Frame 1 (no input): blank canvas, image omitted
Frame 60 (no input): blank canvas, image omitted
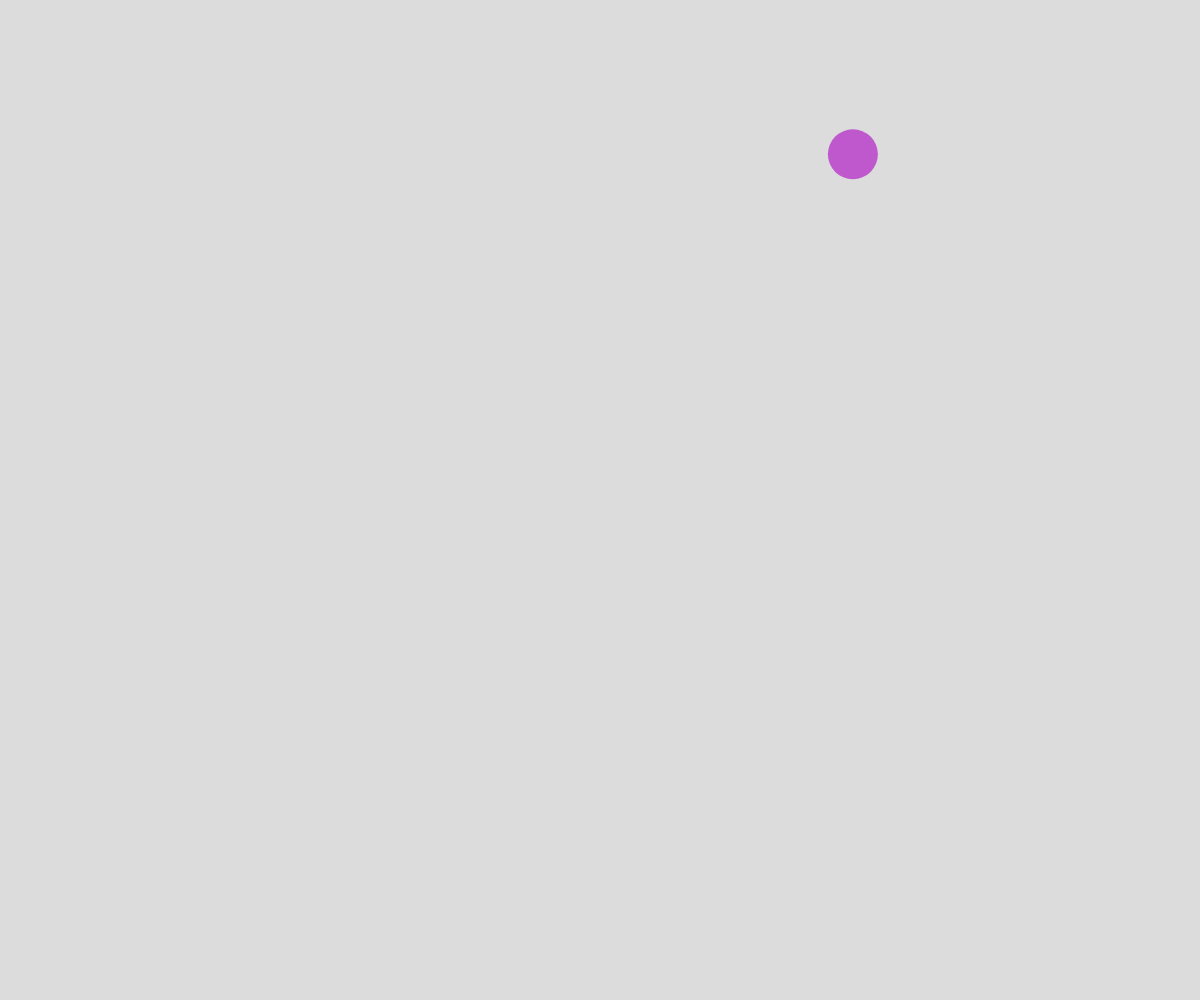
Frame 120 (the mouse pressed at the canvas centre since frame 60)

The p5.js sketch whose frames 1 and 60 were blank and that drew this single picture after the mouse press (run headless with seeded random() and noise() and a simulated clock; from frame 60 on, the mouse is pressed at the canvas centre):

// p5.js sketch
// ── sketch.js
// Project Title
// Your Name
// Date
//
// Extra for Experts:
// - describe what you did to take this project "above and beyond"

class Ball {
  constructor(x, y) {
    this.x = x;
    this.y = y;
    this.radius = 25;
    this.dx = random(-10, 10);
    this.dy = random(-10, 10);
    this.color = color(random(255), random(255), random(255), this.transparency);
  }

  display(){
    noStroke();
    fill(this.color);
    ellipse(this.x, this.y, this.radius*2, this.radius*2);
  }

  update(){
    if (this.y  <= 0 + this.radius || this.y >= height - this.radius){
      this.dy *= -1;
    }
    if (this.x <= 0 + this.radius || this.x >= width - this.radius){
      this.x *= -1;
    }
    this.x += this.dx;
    this.y += this.dy;
  }
}



let ball = [];



function setup() {
  createCanvas(windowWidth, windowHeight);
}

function draw() {
  background(220);
  for (let i = ball.length - 1; i >= 0; i --){
    ball[i].display();
    ball[i].update();
  }

}

function mousePressed(){
  let someBall = new Ball(mouseX, mouseY);
  ball.push(someBall);

}
